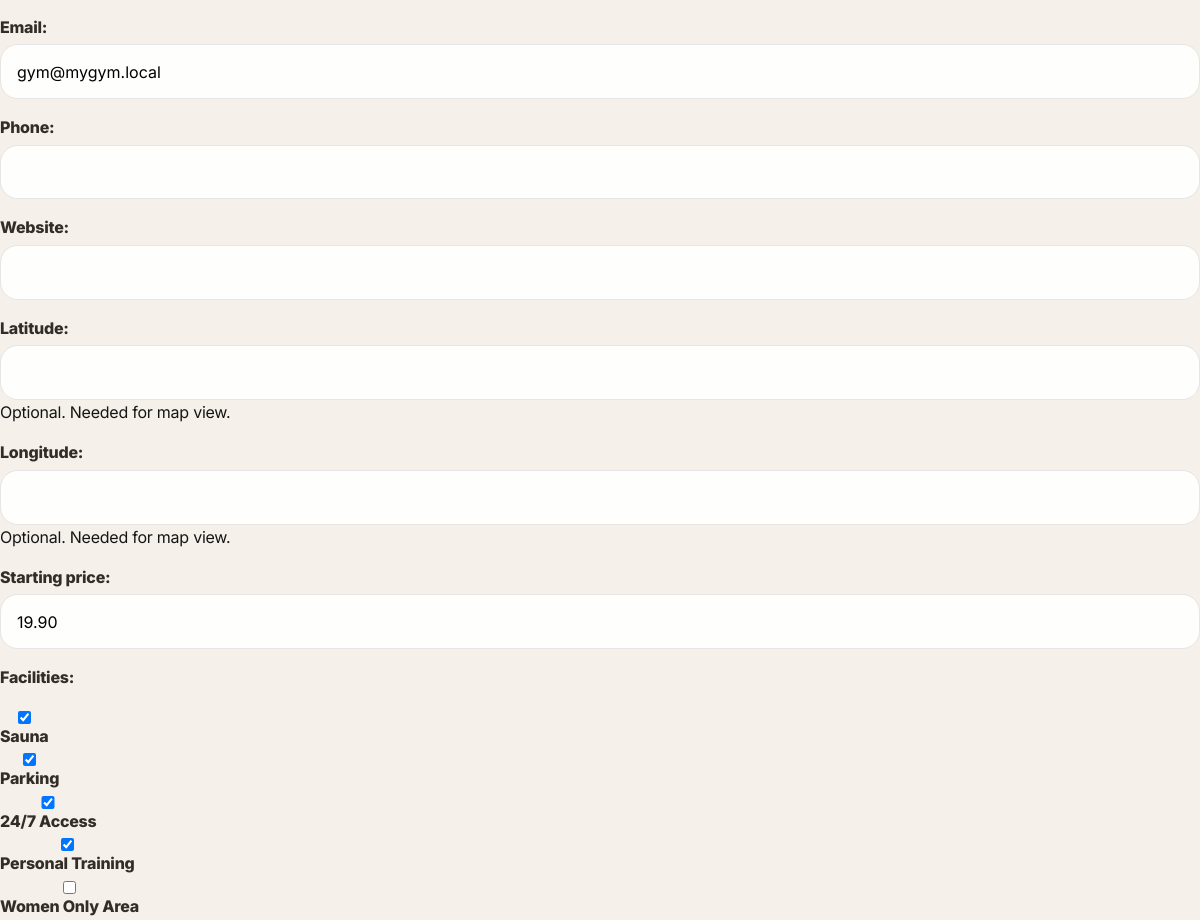
The app's page /owner/gyms/flexfit-studio/edit/ (signed in, middle part), older data.
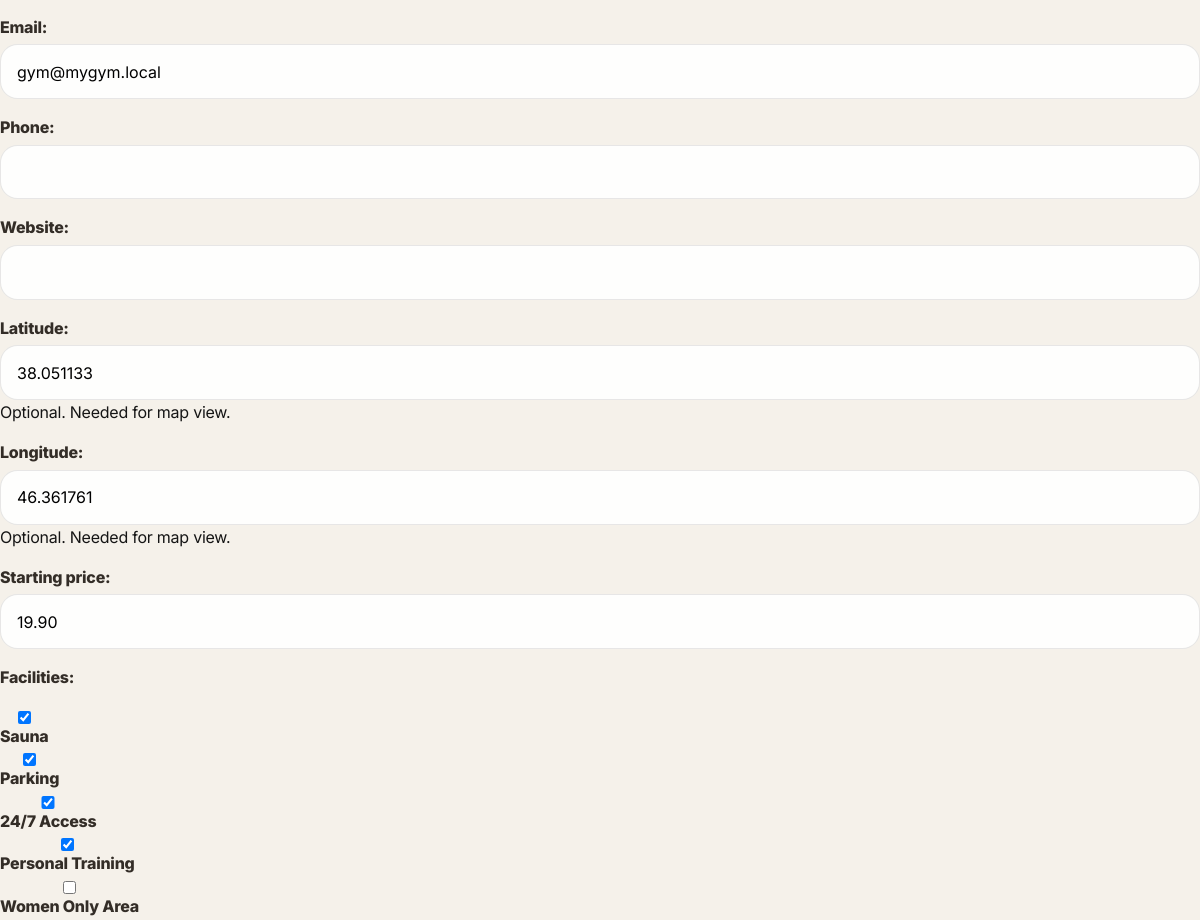
The same page, newer data.
### apps/gyms/models.py (models this page shows, shortened)
class Gym(models.Model):
    class Status(models.TextChoices):
        PENDING = 'PENDING', 'Pending approval'
        APPROVED = 'APPROVED', 'Approved'
        REJECTED = 'REJECTED', 'Rejected'
    owner = models.ForeignKey(settings.AUTH_USER_MODEL, on_delete=models.CASCADE, related_name='owned_gyms')
    name = models.CharField(max_length=160)
    slug = models.SlugField(max_length=180, unique=True)
    description = models.TextField()
    city = models.CharField(max_length=100)
    address = models.CharField(max_length=255)
    email = models.EmailField(blank=True)
    phone = models.CharField(max_length=40, blank=True)
    website = models.URLField(blank=True)
    latitude = models.DecimalField(max_digits=9, decimal_places=6, null=True, blank=True)
    longitude = models.DecimalField(max_digits=9, decimal_places=6, null=True, blank=True)
    facilities = models.ManyToManyField(Facility, blank=True, related_name='gyms')
    starting_price = models.DecimalField(max_digits=8, decimal_places=2, validators=[MinValueValidator(0)])
    status = models.CharField(max_length=20, choices=Status.choices, default=Status.PENDING)
    created_at = models.DateTimeField(auto_now_add=True)
    updated_at = models.DateTimeField(auto_now=True)
    class Meta:
        ordering = ['name']

### apps/gyms/views.py (the view)
# urls.py: path('owner/gyms/<slug:slug>/edit/', views.owner_gym_edit, name='owner_gym_edit'),
@login_required
def owner_gym_edit(request, slug):
    gym = get_owner_gym_or_403(request, slug)
    if request.method == 'POST':
        form = GymForm(request.POST, instance=gym)
        if form.is_valid():
            gym = form.save(commit=False)
            gym.save()
            form.save_m2m()
            messages.success(request, 'Gym updated successfully.')
            return redirect('owner_gym_manage', slug=gym.slug)
    else:
        form = GymForm(instance=gym)
    return render(request, 'gyms/owner_gym_form.html', {'form': form, 'gym': gym, 'title': f'Edit {gym.name}'})

### apps/gyms/forms.py
class GymForm(forms.ModelForm):
    class Meta:
        model = Gym
        fields = [
            'name', 'slug', 'description', 'city', 'address', 'email', 'phone',
            'website', 'latitude', 'longitude', 'starting_price', 'facilities'
        ]
        widgets = {
            'description': forms.Textarea(attrs={'rows': 5}),
            'facilities': forms.CheckboxSelectMultiple,
        }
        help_texts = {
            'slug': 'URL-friendly name, for example: iron-temple-bamberg',
            'latitude': 'Optional. Needed for map view.',
            'longitude': 'Optional. Needed for map view.',
        }

### apps/gyms/models.py (called while the page is built)
    def __str__(self):
        return self.name

### apps/gyms/views.py (called while the page is built)
def get_owner_gym_or_403(request, slug):
    gym = get_object_or_404(Gym, slug=slug)
    if not (request.user.is_staff or request.user.role == 'ADMIN' or gym.owner == request.user):
        raise PermissionDenied('You can only manage gyms that belong to you.')
    return gym

### templates/gyms/owner_gym_form.html (shortened to what this page needs)
{% extends 'base.html' %}
{% block content %}
<form method="post" class="form-card">
  {{ form.as_p }}
</form>
{% endblock %}

Row changes from the older to the newer data that the page shows:
changed Gym "gym@mygym.local": latitude (not shown) → "38.051133"; longitude (not shown) → "46.361761"
